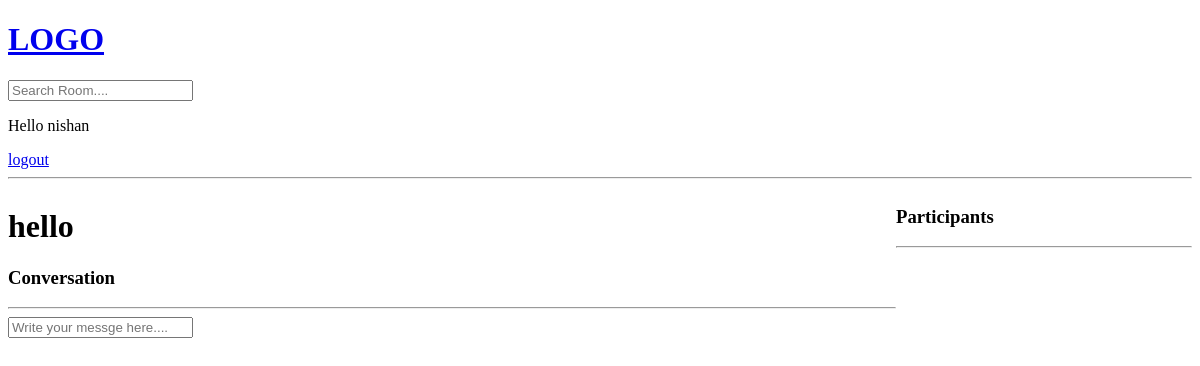
Page /room/4/ (signed in) on the earlier database version.
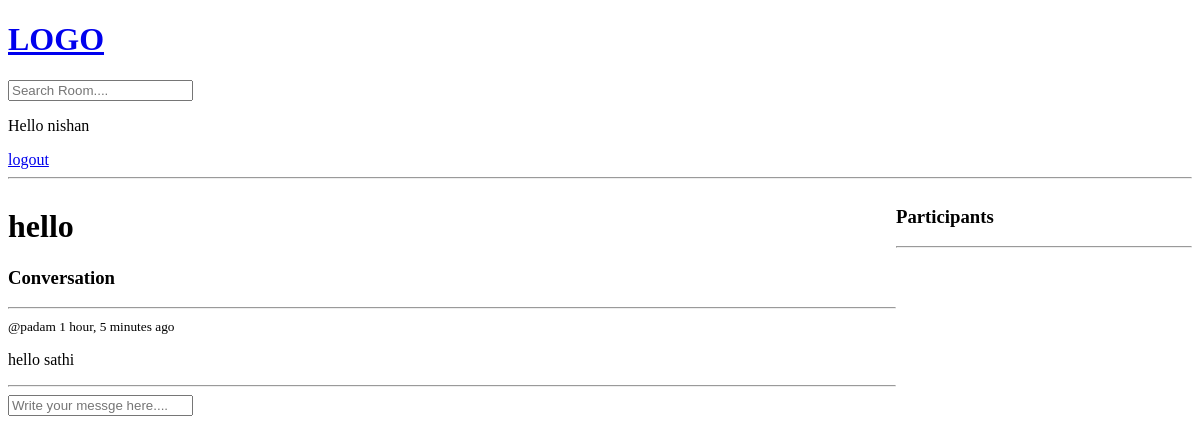
Same page on the later database version.
### base/models.py (models this page shows, shortened)
class Message(models.Model):
    user = models.ForeignKey(User,on_delete = models.CASCADE)
    room = models.ForeignKey(Room,on_delete=models.CASCADE) #0n_delete= models.CASCADE =>means all the child messages will be deleted
    body= models.TextField()
    updated = models.DateField(auto_now = True)
    created = models.DateTimeField(auto_now_add = True)

### base/views.py (the view, shortened to what this page needs)
# urls.py: path('room/<str:pk>/',views.room,name="room"),
def room(request,pk):
    room = Room.objects.get(id=pk)
    room_message = room.message_set.all().order_by('-created')
    participants = room.participants.all()
    context = {
        'rooms': room,
        'room_messages':room_message,
        'participant':participants
        }
    return render(request,'base/room.html',context)

### base/templates/base/room.html (shortened to what this page needs)
{% extends 'main.html' %}
{% block content%}
<div class="room-container">
    <div>
            <h1>{{rooms.name}}</h1>
        <div class="comment-wrapper">
            <h3>Conversation</h3>
        <hr>
            {% for message in room_messages %}
            <div>
                <small>@{{message.user}}  {{message.created |timesince}} ago</small>
                <p>{{message.body}}</p>
                <hr>
            </div>
            {% endfor %}
        </div>
        {% if request.user.is_authenticated %}
        <div class="comment-form">
            <form action="" method="POST">
                <input type="text" name="body" placeholder="Write your messge here....">
            </form>
        </div>
        {% endif %}
    </div>
    <div>
        <h3>Participants</h3>
        <hr>
    </div>
</div>
{% endblock content %}

Differences in the rows shown:
added Message: user "padam", created "1 hour, 5 minutes", body "hello sathi"
